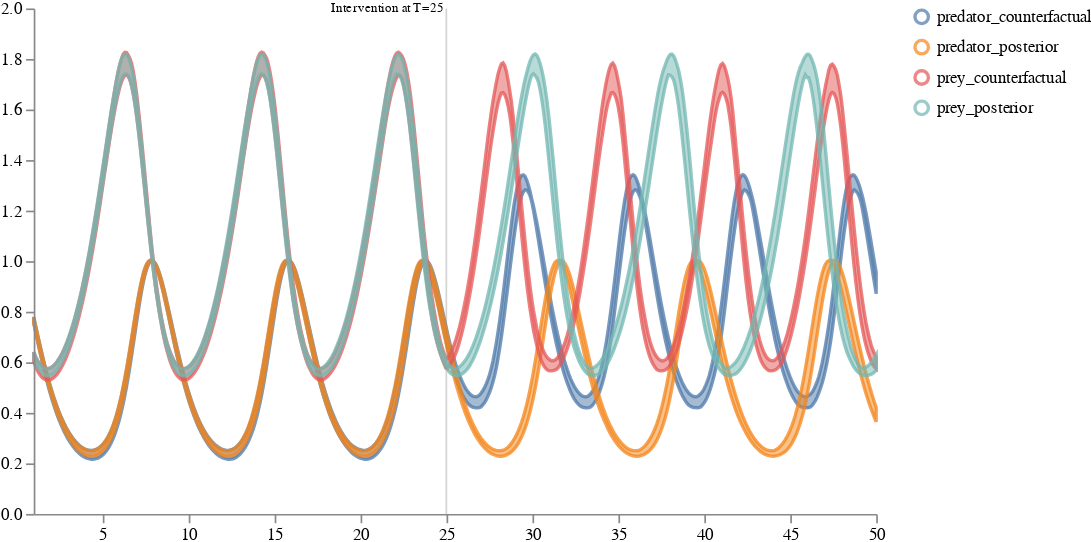

Write notebook code for a chart like this one.
### Code cell
counterfactual_samples_df = convert_to_output_format(counterfactual_samples, tspan, nice=True)
dists = pd.DataFrame(
    {'prey_posterior': posterior_samples_df['prey_population_sol'], 
     'predator_posterior': posterior_samples_df['predator_population_sol'],
     'prey_counterfactual': counterfactual_samples_df['prey_population_sol'],
     'predator_counterfactual': counterfactual_samples_df['predator_population_sol']
    })

schema = plots.trajectories(dists, markers={"Intervention at T=25": 25})
plots.ipy_display(schema)

### Figure 1 — Vega specification as saved in the notebook (floating-point values rounded to 4 significant figures; data arrays with more than 128 entries replaced by an {"elided": "..."} marker saying what was removed)
{"$schema": "https://vega.github.io/schema/vega/v5.json", "axes": [{"name": "x_axis", "orient": "bottom", "scale": "xscale", "zindex": 100}, {"name": "y_axis", "orient": "left", "scale": "yscale", "zindex": 100}], "data": [{"name": "distributions", "values": {"elided": "2000 records"}}, {"name": "traces", "transform": [{"expr": "isValid(datum.value)", "type": "filter"}], "values": []}, {"name": "points", "values": []}, {"name": "markers", "values": [{"label": "Intervention at T=25", "timepoint": 25}]}, {"name": "selected", "on": [{"remove": true, "trigger": "clear"}, {"remove": true, "trigger": "!shift"}, {"insert": "clicked", "trigger": "!shift && clicked"}, {"toggle": "clicked", "trigger": "shift && clicked"}]}], "height": 300, "legends": [{"encode": {"labels": {"interactive": true, "name": "legendLabel", "update": {"opacity": [{"test": "!length(data('selected')) || indata('selected', 'value', datum.value)", "value": 1}, {"value": 0.25}]}}, "symbols": {"interactive": true, "name": "legendSymbol", "update": {"fill": {"value": "transparent"}, "opacity": [{"test": "!length(data('selected')) || indata('selected', 'value', datum.value)", "value": 0.7}, {"value": 0.15}], "size": {"value": 64}, "strokeWidth": {"value": 2}}}}, "name": "color_legend", "stroke": "color"}], "marks": [{"from": {"facet": {"data": "points", "groupby": "trajectory", "name": "points_split"}}, "marks": [{"encode": {"hover": {"fillOpacity": {"value": 0.9}}, "update": {"fill": {"field": "trajectory", "scale": "color"}, "fillOpacity": [{"test": "!length(data('selected')) || indata('selected', 'value', datum.trajectory)", "value": 0.5}, {"value": 0.15}], "size": {"value": 10}, "stroke": {"field": "trajectory", "scale": "color"}, "strokeOpacity": [{"test": "!length(data('selected')) || indata('selected', 'value', datum.trajectory)", "value": 0.75}, {"value": 0.15}], "strokeWidth": {"value": 2}, "tooltip": {"field": "value"}, "x": {"field": "timepoint", "scale": "xscale"}, "y": {"field": "value", "scale": "yscale"}}}, "from": {"data": "points"}, "name": "_points_symbol", "type": "symbol", "zindex": 3}, {"encode": {"hover": {"fillOpacity": {"value": 0.9}}, "update": {"interpolate": {"value": "linear"}, "stroke": {"field": "trajectory", "scale": "color"}, "strokeOpacity": [{"test": "!length(data('selected')) || indata('selected', 'value', datum.trajectory)", "value": 0.3}, {"value": 0.1}], "strokeWidth": {"value": 2}, "x": {"field": "timepoint", "scale": "xscale"}, "y": {"field": "value", "scale": "yscale"}}}, "from": {"data": "points"}, "name": "_points_line", "type": "line", "zindex": 3}], "name": "_points", "type": "group", "zindex": 3}, {"from": {"facet": {"data": "traces", "groupby": "trajectory", "name": "traces_split"}}, "marks": [{"encode": {"hover": {"fillOpacity": {"value": 0.9}}, "update": {"interpolate": {"value": "linear"}, "stroke": {"field": "trajectory", "scale": "color"}, "strokeOpacity": [{"test": "!length(data('selected')) || indata('selected', 'value', datum.trajectory)", "value": 0.75}, {"value": 0.15}], "strokeWidth": {"value": 2}, "x": {"field": "timepoint", "scale": "xscale"}, "y": {"field": "value", "scale": "yscale"}}}, "from": {"data": "traces_split"}, "name": "_traces_lines", "type": "line"}], "name": "_traces", "type": "group", "zindex": 2}, {"from": {"facet": {"data": "distributions", "groupby": "trajectory", "name": "trajectory_split"}}, "marks": [{"encode": {"hover": {"fillOpacity": {"value": 0.9}}, "update": {"fill": {"field": "trajectory", "scale": "color"}, "fillOpacity": [{"test": "!length(data('selected')) || indata('selected', 'value', datum.trajectory)", "value": 0.5}, {"value": 0.15}], "interpolate": {"value": "linear"}, "stroke": {"field": "trajectory", "scale": "color"}, "strokeOpacity": [{"test": "!length(data('selected')) || indata('selected', 'value', datum.trajectory)", "value": 0.75}, {"value": 0.15}], "strokeWidth": {"value": 2}, "x": {"field": "timepoint", "scale": "xscale"}, "y": {"field": "upper", "scale": "yscale"}, "y2": {"field": "lower", "scale": "yscale"}}}, "from": {"data": "trajectory_split"}, "type": "area"}], "name": "_distributions", "type": "group", "zindex": 1}, {"marks": [{"encode": {"enter": {"stroke": {"value": "lightgray"}}, "update": {"opacity": {"value": 1}, "x": {"field": "timepoint", "scale": "xscale"}, "y": {"signal": "height"}, "y2": {"value": 0}}}, "from": {"data": "markers"}, "name": "_marker text", "type": "rule"}, {"encode": {"enter": {"fontSize": {"value": 8}, "text": {"field": "datum.label"}, "y": {"value": 0}}}, "from": {"data": "_marker text"}, "name": "_marker flags", "transform": [{"as": ["x", "_y", "opacity", "align", "baseline"], "lineAnchor": "start", "offset": [1], "size": {"signal": "[width, height]"}, "type": "label"}], "type": "text"}], "name": "_markers", "type": "group"}], "scales": [{"domain": {"fields": [{"data": "distributions", "field": "timepoint"}, {"data": "traces", "field": "timepoint"}, {"data": "points", "field": "timepoint"}, {"data": "markers", "field": "timepoint"}]}, "name": "xscale", "range": "width", "type": "linear", "zero": false}, {"domain": {"fields": [{"data": "distributions", "field": "lower"}, {"data": "distributions", "field": "upper"}, {"data": "traces", "field": "value"}, {"data": "points", "field": "value"}]}, "name": "yscale", "nice": true, "range": "height", "type": "linear", "zero": true}, {"domain": {"fields": [{"data": "distributions", "field": "trajectory"}, {"data": "traces", "field": "trajectory"}, {"data": "points", "field": "trajectory"}]}, "name": "color", "range": "category", "type": "ordinal"}], "signals": [{"name": "clear", "on": [{"events": "mouseup[!event.item]", "force": true, "update": "true"}], "value": true}, {"name": "shift", "on": [{"events": "@legendSymbol:click, @legendLabel:click", "force": true, "update": "event.shiftKey"}], "value": false}, {"name": "clicked", "on": [{"events": "@legendSymbol:click, @legendLabel:click", "force": true, "update": "{value: datum.value}"}], "value": null}], "width": 500}
